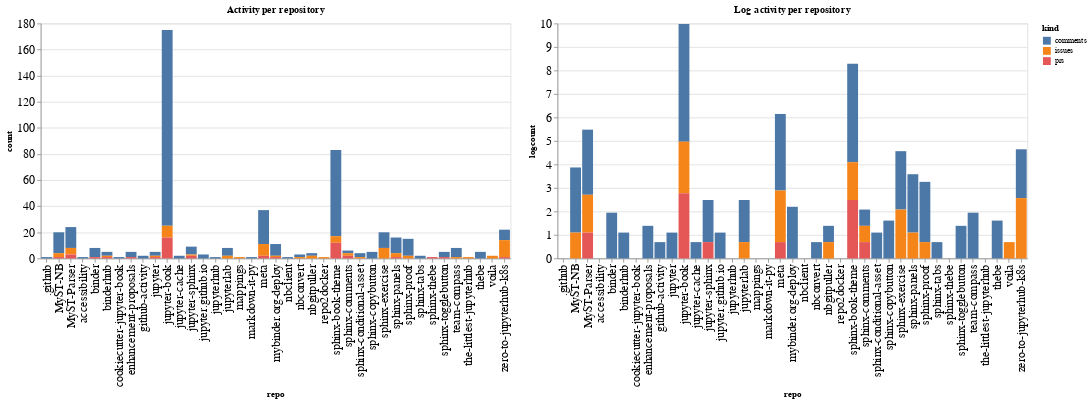

Write notebook code for a chart like this one.
### Code cell
ch1 = alt.Chart(repo_summaries, width=600, title="Activity per repository").mark_bar().encode(
    x='repo',
    y='count',
    color='kind',
    tooltip="kind"
)

ch2 = alt.Chart(repo_summaries, width=600, title="Log activity per repository").mark_bar().encode(
    x='repo',
    y='logcount',
    color='kind',
    tooltip="kind"
)

ch1 | ch2

### Figure 1 — Vega-Lite specification as saved in the notebook (floating-point values rounded to 4 significant figures)
{"config": {"axisLeft": {"labelFontSize": 15}, "axisBottom": {"labelFontSize": 15}}, "hconcat": [{"mark": "bar", "encoding": {"color": {"type": "nominal", "field": "kind"}, "tooltip": {"type": "nominal", "field": "kind"}, "x": {"type": "nominal", "field": "repo"}, "y": {"type": "quantitative", "field": "count"}}, "title": "Activity per repository", "width": 600}, {"mark": "bar", "encoding": {"color": {"type": "nominal", "field": "kind"}, "tooltip": {"type": "nominal", "field": "kind"}, "x": {"type": "nominal", "field": "repo"}, "y": {"type": "quantitative", "field": "logcount"}}, "title": "Log activity per repository", "width": 600}], "data": {"name": "data-bbae5d4b821e79be69314a194081ed88"}, "$schema": "https://vega.github.io/schema/vega-lite/v4.8.1.json", "datasets": {"data-bbae5d4b821e79be69314a194081ed88": [{"repo": ".github", "kind": "comments", "count": 1, "logcount": 0.0}, {"repo": "MyST-NB", "kind": "comments", "count": 16, "logcount": 2.773}, {"repo": "MyST-NB", "kind": "issues", "count": 3, "logcount": 1.099}, {"repo": "MyST-NB", "kind": "prs", "count": 1, "logcount": 0.0}, {"repo": "MyST-Parser", "kind": "comments", "count": 16, "logcount": 2.773}, {"repo": "MyST-Parser", "kind": "issues", "count": 5, "logcount": 1.609}, {"repo": "MyST-Parser", "kind": "prs", "count": 3, "logcount": 1.099}, {"repo": "accessibility", "kind": "comments", "count": 1, "logcount": 0.0}, {"repo": "binder", "kind": "comments", "count": 7, "logcount": 1.946}, {"repo": "binder", "kind": "prs", "count": 1, "logcount": 0.0}, {"repo": "binderhub", "kind": "comments", "count": 3, "logcount": 1.099}, {"repo": "binderhub", "kind": "issues", "count": 1, "logcount": 0.0}, {"repo": "binderhub", "kind": "prs", "count": 1, "logcount": 0.0}, {"repo": "cookiecutter-jupyter-book", "kind": "comments", "count": 1, "logcount": 0.0}, {"repo": "enhancement-proposals", "kind": "comments", "count": 4, "logcount": 1.386}, {"repo": "enhancement-proposals", "kind": "prs", "count": 1, "logcount": 0.0}, {"repo": "github-activity", "kind": "comments", "count": 2, "logcount": 0.6931}, {"repo": "jupyter", "kind": "comments", "count": 3, "logcount": 1.099}, {"repo": "jupyter", "kind": "issues", "count": 1, "logcount": 0.0}, {"repo": "jupyter", "kind": "prs", "count": 1, "logcount": 0.0}, {"repo": "jupyter-book", "kind": "comments", "count": 150, "logcount": 5.011}, {"repo": "jupyter-book", "kind": "issues", "count": 9, "logcount": 2.197}, {"repo": "jupyter-book", "kind": "prs", "count": 16, "logcount": 2.773}, {"repo": "jupyter-cache", "kind": "comments", "count": 2, "logcount": 0.6931}, {"repo": "jupyter-sphinx", "kind": "comments", "count": 6, "logcount": 1.792}, {"repo": "jupyter-sphinx", "kind": "issues", "count": 1, "logcount": 0.0}, {"repo": "jupyter-sphinx", "kind": "prs", "count": 2, "logcount": 0.6931}, {"repo": "jupyter.github.io", "kind": "comments", "count": 3, "logcount": 1.099}, {"repo": "jupyterhub", "kind": "comments", "count": 1, "logcount": 0.0}, {"repo": "jupyterlab", "kind": "comments", "count": 6, "logcount": 1.792}, {"repo": "jupyterlab", "kind": "issues", "count": 2, "logcount": 0.6931}, {"repo": "mappings", "kind": "issues", "count": 1, "logcount": 0.0}, {"repo": "markdown-it-py", "kind": "comments", "count": 1, "logcount": 0.0}, {"repo": "meta", "kind": "comments", "count": 26, "logcount": 3.258}, {"repo": "meta", "kind": "issues", "count": 9, "logcount": 2.197}, {"repo": "meta", "kind": "prs", "count": 2, "logcount": 0.6931}, {"repo": "mybinder.org-deploy", "kind": "comments", "count": 9, "logcount": 2.197}, {"repo": "mybinder.org-deploy", "kind": "issues", "count": 1, "logcount": 0.0}, {"repo": "mybinder.org-deploy", "kind": "prs", "count": 1, "logcount": 0.0}, {"repo": "nbclient", "kind": "comments", "count": 1, "logcount": 0.0}, {"repo": "nbconvert", "kind": "comments", "count": 2, "logcount": 0.6931}, {"repo": "nbconvert", "kind": "issues", "count": 1, "logcount": 0.0}, {"repo": "nbgitpuller", "kind": "comments", "count": 2, "logcount": 0.6931}, {"repo": "nbgitpuller", "kind": "issues", "count": 2, "logcount": 0.6931}, {"repo": "repo2docker", "kind": "issues", "count": 1, "logcount": 0.0}, {"repo": "sphinx-book-theme", "kind": "comments", "count": 66, "logcount": 4.19}, {"repo": "sphinx-book-theme", "kind": "issues", "count": 5, "logcount": 1.609}, {"repo": "sphinx-book-theme", "kind": "prs", "count": 12, "logcount": 2.485}, {"repo": "sphinx-comments", "kind": "comments", "count": 2, "logcount": 0.6931}, {"repo": "sphinx-comments", "kind": "issues", "count": 2, "logcount": 0.6931}, {"repo": "sphinx-comments", "kind": "prs", "count": 2, "logcount": 0.6931}, {"repo": "sphinx-conditional-asset", "kind": "comments", "count": 3, "logcount": 1.099}, {"repo": "sphinx-conditional-asset", "kind": "issues", "count": 1, "logcount": 0.0}, {"repo": "sphinx-copybutton", "kind": "comments", "count": 5, "logcount": 1.609}, {"repo": "sphinx-exercise", "kind": "comments", "count": 12, "logcount": 2.485}, {"repo": "sphinx-exercise", "kind": "issues", "count": 8, "logcount": 2.079}, {"repo": "sphinx-panels", "kind": "comments", "count": 12, "logcount": 2.485}, {"repo": "sphinx-panels", "kind": "issues", "count": 3, "logcount": 1.099}, {"repo": "sphinx-panels", "kind": "prs", "count": 1, "logcount": 0.0}, {"repo": "sphinx-proof", "kind": "comments", "count": 13, "logcount": 2.565}, {"repo": "sphinx-proof", "kind": "issues", "count": 2, "logcount": 0.6931}, {"repo": "sphinx-tabs", "kind": "comments", "count": 2, "logcount": 0.6931}, {"repo": "sphinx-thebe", "kind": "prs", "count": 1, "logcount": 0.0}, {"repo": "sphinx-togglebutton", "kind": "comments", "count": 4, "logcount": 1.386}, {"repo": "sphinx-togglebutton", "kind": "prs", "count": 1, "logcount": 0.0}, {"repo": "team-compass", "kind": "comments", "count": 7, "logcount": 1.946}, {"repo": "team-compass", "kind": "issues", "count": 1, "logcount": 0.0}, {"repo": "the-littlest-jupyterhub", "kind": "issues", "count": 1, "logcount": 0.0}, {"repo": "thebe", "kind": "comments", "count": 5, "logcount": 1.609}, {"repo": "voila", "kind": "issues", "count": 2, "logcount": 0.6931}, {"repo": "zero-to-jupyterhub-k8s", "kind": "comments", "count": 8, "logcount": 2.079}, {"repo": "zero-to-jupyterhub-k8s", "kind": "issues", "count": 13, "logcount": 2.565}, {"repo": "zero-to-jupyterhub-k8s", "kind": "prs", "count": 1, "logcount": 0.0}]}}
